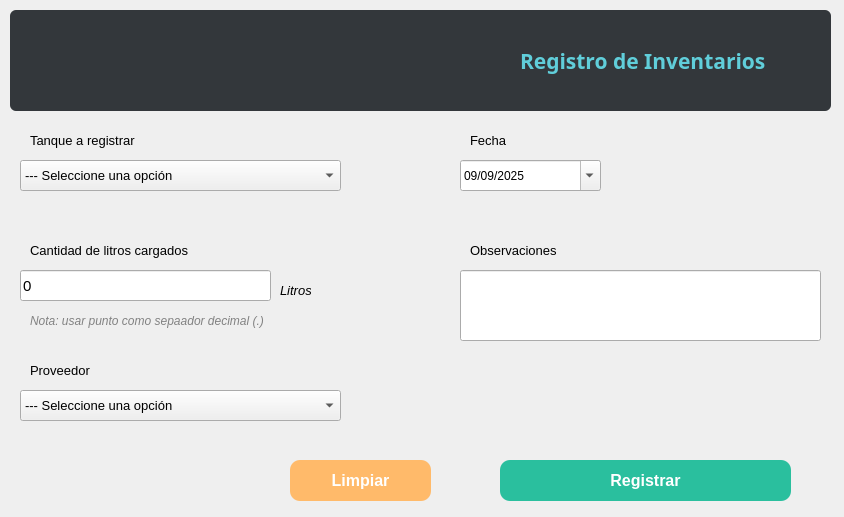
<?xml version="1.0" encoding="UTF-8"?>
<ui version="4.0">
 <class>Dialog</class>
 <widget class="QDialog" name="Dialog">
  <property name="geometry">
   <rect>
    <x>0</x>
    <y>0</y>
    <width>844</width>
    <height>517</height>
   </rect>
  </property>
  <property name="mouseTracking">
   <bool>false</bool>
  </property>
  <property name="windowTitle">
   <string>Dialog</string>
  </property>
  <widget class="QLabel" name="label_9">
   <property name="geometry">
    <rect>
     <x>30</x>
     <y>130</y>
     <width>191</width>
     <height>21</height>
    </rect>
   </property>
   <property name="font">
    <font>
     <pointsize>10</pointsize>
    </font>
   </property>
   <property name="text">
    <string>Tanque a registrar</string>
   </property>
  </widget>
  <widget class="QComboBox" name="cbTipo_2">
   <property name="geometry">
    <rect>
     <x>20</x>
     <y>160</y>
     <width>321</width>
     <height>31</height>
    </rect>
   </property>
   <property name="font">
    <font>
     <pointsize>10</pointsize>
    </font>
   </property>
   <property name="maxVisibleItems">
    <number>6</number>
   </property>
   <item>
    <property name="text">
     <string>--- Seleccione una opción</string>
    </property>
   </item>
   <item>
    <property name="text">
     <string>Tanque 1 - Petroleo </string>
    </property>
   </item>
   <item>
    <property name="text">
     <string>Tanque 2 - Petroleo</string>
    </property>
   </item>
   <item>
    <property name="text">
     <string>Tanque 3 - Diesel</string>
    </property>
   </item>
   <item>
    <property name="text">
     <string>Tanque 4 - Regular</string>
    </property>
   </item>
   <item>
    <property name="text">
     <string>Tanque 5 - Premiun</string>
    </property>
   </item>
  </widget>
  <widget class="QPushButton" name="btnRegistrar_2">
   <property name="geometry">
    <rect>
     <x>500</x>
     <y>460</y>
     <width>291</width>
     <height>41</height>
    </rect>
   </property>
   <property name="font">
    <font>
     <pointsize>12</pointsize>
     <bold>true</bold>
    </font>
   </property>
   <property name="cursor">
    <cursorShape>PointingHandCursor</cursorShape>
   </property>
   <property name="mouseTracking">
    <bool>false</bool>
   </property>
   <property name="focusPolicy">
    <enum>Qt::FocusPolicy::NoFocus</enum>
   </property>
   <property name="styleSheet">
    <string notr="true">QPushButton {
    background-color: #2ABF9E;
    color: white;
    border-radius: 10px;
    padding: 10px;
}

QPushButton:pressed {
 background-color: #239D81;
}</string>
   </property>
   <property name="text">
    <string>Registrar</string>
   </property>
  </widget>
  <widget class="QFrame" name="frame">
   <property name="geometry">
    <rect>
     <x>10</x>
     <y>10</y>
     <width>821</width>
     <height>101</height>
    </rect>
   </property>
   <property name="styleSheet">
    <string notr="true">background-color: rgb(51, 55, 59);
border-radius: 6px;</string>
   </property>
   <property name="frameShape">
    <enum>QFrame::Shape::StyledPanel</enum>
   </property>
   <property name="frameShadow">
    <enum>QFrame::Shadow::Raised</enum>
   </property>
   <widget class="QLabel" name="label_8">
    <property name="geometry">
     <rect>
      <x>510</x>
      <y>30</y>
      <width>251</width>
      <height>41</height>
     </rect>
    </property>
    <property name="font">
     <font>
      <family>Swis721 Hv BT</family>
      <pointsize>16</pointsize>
      <italic>false</italic>
      <bold>true</bold>
     </font>
    </property>
    <property name="styleSheet">
     <string notr="true">color: rgb(96, 206, 218);</string>
    </property>
    <property name="text">
     <string>Registro de Inventarios</string>
    </property>
   </widget>
   <widget class="QLabel" name="label_2">
    <property name="geometry">
     <rect>
      <x>60</x>
      <y>10</y>
      <width>81</width>
      <height>81</height>
     </rect>
    </property>
    <property name="text">
     <string/>
    </property>
    <property name="pixmap">
     <pixmap resource="../resources/imagenes.qrc">:/xy/images/logo.png</pixmap>
    </property>
    <property name="scaledContents">
     <bool>true</bool>
    </property>
   </widget>
  </widget>
  <widget class="QLabel" name="label_10">
   <property name="geometry">
    <rect>
     <x>30</x>
     <y>240</y>
     <width>191</width>
     <height>21</height>
    </rect>
   </property>
   <property name="font">
    <font>
     <pointsize>10</pointsize>
    </font>
   </property>
   <property name="text">
    <string>Cantidad de litros cargados</string>
   </property>
  </widget>
  <widget class="QLineEdit" name="txtMonto_2">
   <property name="geometry">
    <rect>
     <x>20</x>
     <y>270</y>
     <width>251</width>
     <height>31</height>
    </rect>
   </property>
   <property name="font">
    <font>
     <pointsize>11</pointsize>
    </font>
   </property>
   <property name="text">
    <string>0</string>
   </property>
  </widget>
  <widget class="QLabel" name="label_11">
   <property name="geometry">
    <rect>
     <x>30</x>
     <y>360</y>
     <width>191</width>
     <height>21</height>
    </rect>
   </property>
   <property name="font">
    <font>
     <pointsize>10</pointsize>
    </font>
   </property>
   <property name="text">
    <string>Proveedor</string>
   </property>
  </widget>
  <widget class="QLabel" name="label_12">
   <property name="geometry">
    <rect>
     <x>470</x>
     <y>240</y>
     <width>191</width>
     <height>21</height>
    </rect>
   </property>
   <property name="font">
    <font>
     <pointsize>10</pointsize>
    </font>
   </property>
   <property name="text">
    <string>Observaciones</string>
   </property>
  </widget>
  <widget class="QLineEdit" name="txtDocumento_2">
   <property name="geometry">
    <rect>
     <x>460</x>
     <y>270</y>
     <width>361</width>
     <height>71</height>
    </rect>
   </property>
   <property name="font">
    <font>
     <pointsize>10</pointsize>
    </font>
   </property>
  </widget>
  <widget class="QComboBox" name="cbTipo_3">
   <property name="geometry">
    <rect>
     <x>20</x>
     <y>390</y>
     <width>321</width>
     <height>31</height>
    </rect>
   </property>
   <property name="font">
    <font>
     <pointsize>10</pointsize>
    </font>
   </property>
   <property name="maxVisibleItems">
    <number>4</number>
   </property>
   <item>
    <property name="text">
     <string>--- Seleccione una opción</string>
    </property>
   </item>
   <item>
    <property name="text">
     <string>Tanque 1 - Petroleo </string>
    </property>
   </item>
   <item>
    <property name="text">
     <string>Tanque 2 - Petroleo</string>
    </property>
   </item>
   <item>
    <property name="text">
     <string>Tanque 3 - Diesel</string>
    </property>
   </item>
   <item>
    <property name="text">
     <string>Tanque 4 - Regular</string>
    </property>
   </item>
   <item>
    <property name="text">
     <string>Tanque 5 - Premiun</string>
    </property>
   </item>
  </widget>
  <widget class="QDateEdit" name="dateEdit">
   <property name="geometry">
    <rect>
     <x>460</x>
     <y>160</y>
     <width>141</width>
     <height>31</height>
    </rect>
   </property>
   <property name="currentSection">
    <enum>QDateTimeEdit::Section::DaySection</enum>
   </property>
   <property name="displayFormat">
    <string>dd/MM/yyyy</string>
   </property>
   <property name="calendarPopup">
    <bool>true</bool>
   </property>
   <property name="date">
    <date>
     <year>2025</year>
     <month>9</month>
     <day>9</day>
    </date>
   </property>
  </widget>
  <widget class="QLabel" name="label_13">
   <property name="geometry">
    <rect>
     <x>280</x>
     <y>280</y>
     <width>31</width>
     <height>21</height>
    </rect>
   </property>
   <property name="font">
    <font>
     <pointsize>10</pointsize>
     <italic>true</italic>
    </font>
   </property>
   <property name="text">
    <string>Litros</string>
   </property>
  </widget>
  <widget class="QLabel" name="label_14">
   <property name="geometry">
    <rect>
     <x>470</x>
     <y>130</y>
     <width>191</width>
     <height>21</height>
    </rect>
   </property>
   <property name="font">
    <font>
     <pointsize>10</pointsize>
    </font>
   </property>
   <property name="text">
    <string>Fecha</string>
   </property>
  </widget>
  <widget class="QLabel" name="label_15">
   <property name="geometry">
    <rect>
     <x>30</x>
     <y>310</y>
     <width>261</width>
     <height>21</height>
    </rect>
   </property>
   <property name="font">
    <font>
     <pointsize>9</pointsize>
     <italic>true</italic>
    </font>
   </property>
   <property name="styleSheet">
    <string notr="true">color: rgb(130, 130, 130);</string>
   </property>
   <property name="text">
    <string>Nota: usar punto como sepaador decimal (.)</string>
   </property>
  </widget>
  <widget class="QPushButton" name="btnRegistrar_3">
   <property name="geometry">
    <rect>
     <x>290</x>
     <y>460</y>
     <width>141</width>
     <height>41</height>
    </rect>
   </property>
   <property name="font">
    <font>
     <pointsize>12</pointsize>
     <bold>true</bold>
    </font>
   </property>
   <property name="cursor">
    <cursorShape>PointingHandCursor</cursorShape>
   </property>
   <property name="mouseTracking">
    <bool>false</bool>
   </property>
   <property name="focusPolicy">
    <enum>Qt::FocusPolicy::NoFocus</enum>
   </property>
   <property name="styleSheet">
    <string notr="true">QPushButton {
    background-color: #FFba6a;   /* naranja normal */
    color: white;
    border-radius: 10px;
    padding: 10px;
}
QPushButton:pressed {
    background-color: #D4881C;   /* naranja más oscuro al presionar */
}
</string>
   </property>
   <property name="text">
    <string>Limpiar</string>
   </property>
  </widget>
 </widget>
 <resources>
  <include location="../resources/imagenes.qrc"/>
  <include location="../../resources/imagenes.qrc"/>
 </resources>
 <connections/>
</ui>
